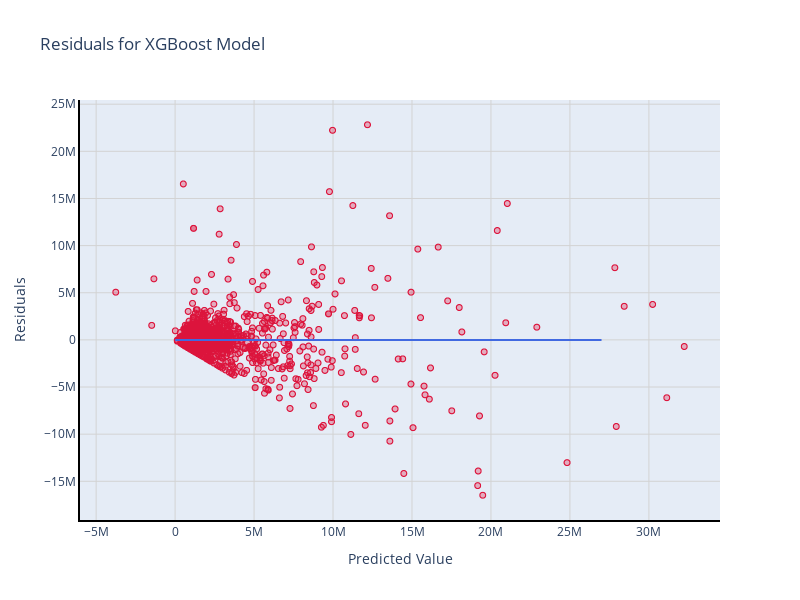

Notebook source saved alongside this figure:
### Code cell
# plot residuals for xgboost with Plotly

fig_xgb_res = px.scatter(
    x=predictions, y=residuals,
    color_discrete_sequence=['crimson'],
    title="Residuals for XGBoost Model",
    width=800, height=600
)
fig_xgb_res.update_traces(marker=dict(
            color='rgba(220, 20, 60, 0.3)',
            size=6,
            line=dict(
                color='rgb(220, 20, 60)',
                width=1
            )
      )
)
fig_xgb_res.update_layout(
    xaxis_title="Predicted Value",
    yaxis_title="Residuals",
    legend_title="Residuals Plot for XGBoost"
)
fig_xgb_res.add_shape(type='line',
                x0=0,
                y0=0,
                x1=27e6,
                y1=0,
                line=dict(color='royalblue'),
                xref='x',
                yref='y'
)
# fig_xgb_res.update_layout({
#     'plot_bgcolor': 'rgba(0, 0, 0, 0)',
#     'paper_bgcolor': 'rgba(0, 0, 0, 0)'}
# )
fig_xgb_res.update_xaxes(showline=True, linewidth=2, linecolor='black',
                    showgrid=True, gridcolor='lightgray', zeroline=True,
                    zerolinecolor='lightgray', zerolinewidth=1
)
fig_xgb_res.update_yaxes(showline=True, linewidth=2, linecolor='black',
                     showgrid=True, gridcolor='lightgray', zeroline=True,
                    zerolinecolor='lightgray', zerolinewidth=1
)
fig_xgb_res.show()

### Figure 1 — Plotly figure (JSON) as saved in the notebook; plotly's stock layout.template omitted (floating-point values rounded to 4 significant figures; data arrays with more than 128 entries replaced by an {"elided": "..."} marker saying what was removed)
{"data": [{"hovertemplate": "x=%{x}<br>y=%{y}<extra></extra>", "legendgroup": "", "marker": {"color": "rgba(220, 20, 60, 0.3)", "line": {"color": "rgb(220, 20, 60)", "width": 1}, "size": 6, "symbol": "circle"}, "mode": "markers", "name": "", "showlegend": false, "type": "scattergl", "x": {"elided": "6878 float values"}, "xaxis": "x", "y": {"elided": "6878 float values"}, "yaxis": "y"}], "layout": {"height": 600, "legend": {"title": {"text": "Residuals Plot for XGBoost"}, "tracegroupgap": 0}, "shapes": [{"line": {"color": "royalblue"}, "type": "line", "x0": 0, "x1": 27000000, "xref": "x", "y0": 0, "y1": 0, "yref": "y"}], "title": {"text": "Residuals for XGBoost Model"}, "width": 800, "xaxis": {"anchor": "y", "domain": [0, 1], "gridcolor": "lightgray", "linecolor": "black", "linewidth": 2, "showgrid": true, "showline": true, "title": {"text": "Predicted Value"}, "zeroline": true, "zerolinecolor": "lightgray", "zerolinewidth": 1}, "yaxis": {"anchor": "x", "domain": [0, 1], "gridcolor": "lightgray", "linecolor": "black", "linewidth": 2, "showgrid": true, "showline": true, "title": {"text": "Residuals"}, "zeroline": true, "zerolinecolor": "lightgray", "zerolinewidth": 1}}}
